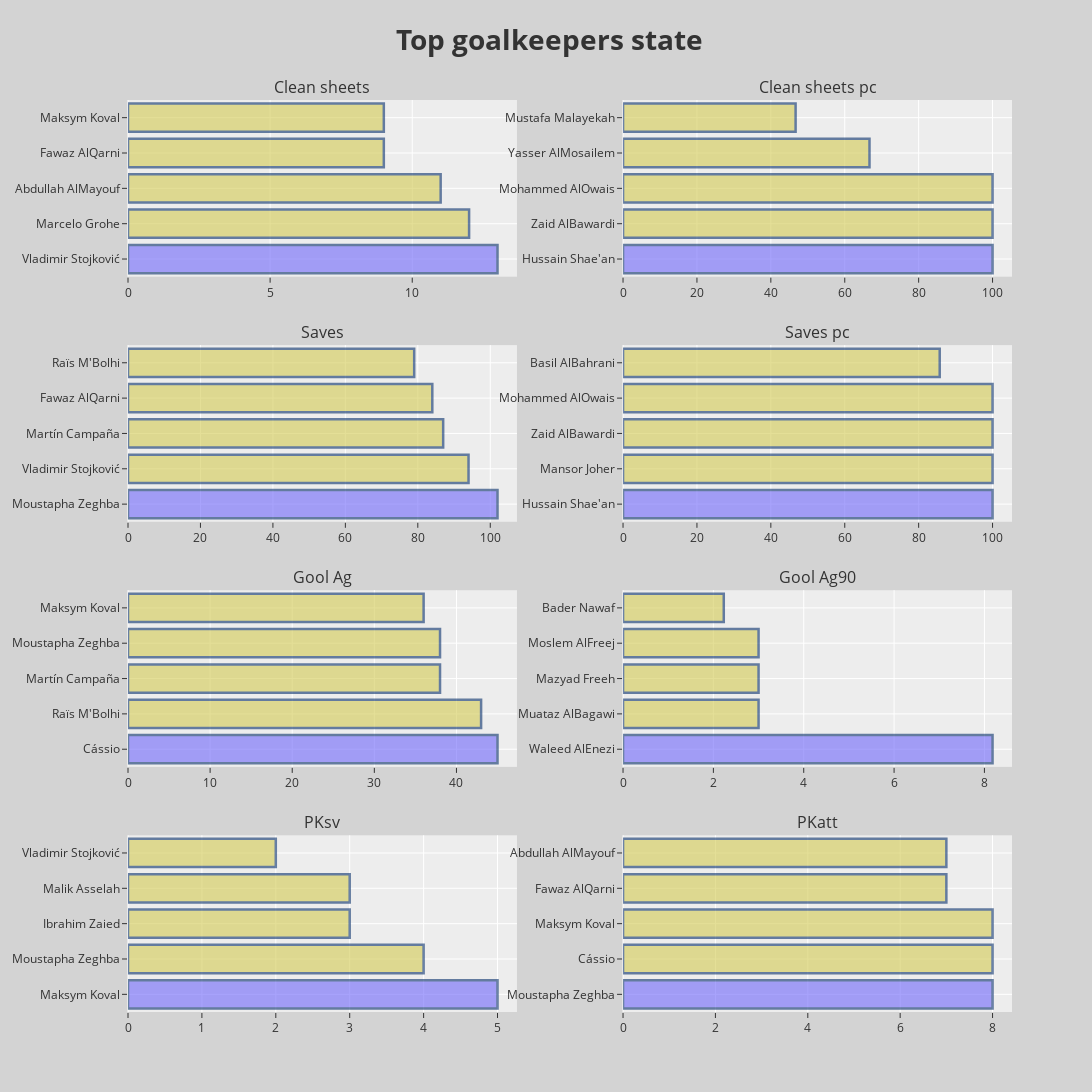

Notebook code for this chart:
### Code cell
head = 5
df1=gk21.sort_values(by='CS', ascending=False).head(head)
df2=gk21.sort_values(by='Saves', ascending=False).head(head)
df3=gk21.sort_values(by='GA', ascending=False).head(head)
df4=gk21.sort_values(by='PKsv', ascending=False).head(head)

df11=gk21.sort_values(by='CS%', ascending=False).head(head)
df12=gk21.sort_values(by='Save%', ascending=False).head(head)
df13=gk21.sort_values(by='GA90', ascending=False).head(head)
df14=gk21.sort_values(by='PKatt', ascending=False).head(head)

fig = make_subplots(
    rows=4, cols=2,
    subplot_titles=('Clean sheets', 'Clean sheets pc','Saves','Saves pc',
                    'Gool Ag', 'Gool Ag90','PKsv', 'PKatt'),
    horizontal_spacing = 0.12,
    vertical_spacing = 0.075)

fig.add_trace(go.Bar(
                y=df1["Player"], 
                x=df1['CS'],
                hovertext=df1['Squad'],
                orientation='h'),
                row=1, col=1)

fig.add_trace(go.Bar(
                y=df2["Player"], 
                x=df2['Saves'],
                hovertext=df2['Squad'],
                orientation='h'),
                row=2, col=1)

fig.add_trace(go.Bar(
                y=df3["Player"], 
                x=df3['GA'],
                hovertext=df3['Squad'],
                orientation='h'),
                row=3, col=1)

fig.add_trace(go.Bar(
                y=df4["Player"], 
                x=df4['PKsv'],
                hovertext=df4['Squad'],
                orientation='h'),
                row=4, col=1)


fig.add_trace(go.Bar(
                y=df11["Player"], 
                x=df11['CS%'],
                hovertext=df11['Squad'],
                orientation='h'),
                row=1, col=2)

fig.add_trace(go.Bar(
                y=df12["Player"], 
                x=df12['Save%'],
                hovertext=df12['Squad'],
                orientation='h'),
                row=2, col=2)

fig.add_trace(go.Bar(
                y=df13["Player"], 
                x=df13['GA90'],
                hovertext=df13['Squad'],
                orientation='h'),
                row=3, col=2)

fig.add_trace(go.Bar(
                y=df14["Player"], 
                x=df14['PKatt'],
                hovertext=df14['Squad'],
                orientation='h'),
                row=4, col=2)

fig.update_traces(marker_color= ['rgb(110,102,250)','rgb(210,202,82)','rgb(210,202,82)','rgb(210,202,82)',
                                 'rgb(210,202,82)',], marker_line_color='rgb(8,48,107)',
                  marker_line_width=2.5, opacity=0.6)
fig.update_layout(title_text='<b> Top goalkeepers state<b>', 
                  titlefont={'size':28},
                  title_x=0.5,
                  showlegend=False,
                  autosize=False, 
                  width=1300, 
                  height=1200,
                  template='ggplot2',
                  paper_bgcolor='lightgray',
                  #plot_bgcolor='lightgray',
                 )
fig.show()

### Figure 1 — Plotly figure (JSON) as saved in the notebook; plotly's stock layout.template omitted (floating-point values rounded to 4 significant figures)
{"data": [{"hovertext": ["Al-Fayha", "Al-Ittihad", "Al-Hilal", "Al-Shabab", "Al-Fateh"], "marker": {"color": ["rgb(110,102,250)", "rgb(210,202,82)", "rgb(210,202,82)", "rgb(210,202,82)", "rgb(210,202,82)"], "line": {"color": "rgb(8,48,107)", "width": 2.5}}, "opacity": 0.6, "orientation": "h", "type": "bar", "x": [13, 12, 11, 9, 9], "xaxis": "x", "y": ["Vladimir Stojković", "Marcelo Grohe", "Abdullah AlMayouf", "Fawaz AlQarni", "Maksym Koval"], "yaxis": "y"}, {"hovertext": ["Damac", "Al-Fayha", "Al-Batin", "Al-Shabab", "Al-Ettifaq"], "marker": {"color": ["rgb(110,102,250)", "rgb(210,202,82)", "rgb(210,202,82)", "rgb(210,202,82)", "rgb(210,202,82)"], "line": {"color": "rgb(8,48,107)", "width": 2.5}}, "opacity": 0.6, "orientation": "h", "type": "bar", "x": [102, 94, 87, 84, 79], "xaxis": "x3", "y": ["Moustapha Zeghba", "Vladimir Stojković", "Martín Campaña", "Fawaz AlQarni", "Raïs M'Bolhi"], "yaxis": "y3"}, {"hovertext": ["Al-Taawoun", "Al-Ettifaq", "Al-Batin", "Damac", "Al-Fateh"], "marker": {"color": ["rgb(110,102,250)", "rgb(210,202,82)", "rgb(210,202,82)", "rgb(210,202,82)", "rgb(210,202,82)"], "line": {"color": "rgb(8,48,107)", "width": 2.5}}, "opacity": 0.6, "orientation": "h", "type": "bar", "x": [45, 43, 38, 38, 36], "xaxis": "x5", "y": ["Cássio", "Raïs M'Bolhi", "Martín Campaña", "Moustapha Zeghba", "Maksym Koval"], "yaxis": "y5"}, {"hovertext": ["Al-Fateh", "Damac", "Al-Hazem", "Al-Hazem", "Al-Fayha"], "marker": {"color": ["rgb(110,102,250)", "rgb(210,202,82)", "rgb(210,202,82)", "rgb(210,202,82)", "rgb(210,202,82)"], "line": {"color": "rgb(8,48,107)", "width": 2.5}}, "opacity": 0.6, "orientation": "h", "type": "bar", "x": [5, 4, 3, 3, 2], "xaxis": "x7", "y": ["Maksym Koval", "Moustapha Zeghba", "Ibrahim Zaied", "Malik Asselah", "Vladimir Stojković"], "yaxis": "y7"}, {"hovertext": ["Al-Shabab", "Al-Shabab", "Al-Hilal", "Al-Ahli", "Al-Faisaly"], "marker": {"color": ["rgb(110,102,250)", "rgb(210,202,82)", "rgb(210,202,82)", "rgb(210,202,82)", "rgb(210,202,82)"], "line": {"color": "rgb(8,48,107)", "width": 2.5}}, "opacity": 0.6, "orientation": "h", "type": "bar", "x": [100, 100, 100, 66.7, 46.7], "xaxis": "x2", "y": ["Hussain Shae'an", "Zaid AlBawardi", "Mohammed AlOwais", "Yasser AlMosailem", "Mustafa Malayekah"], "yaxis": "y2"}, {"hovertext": ["Al-Shabab", "Abha", "Al-Shabab", "Al-Hilal", "Al-Fateh"], "marker": {"color": ["rgb(110,102,250)", "rgb(210,202,82)", "rgb(210,202,82)", "rgb(210,202,82)", "rgb(210,202,82)"], "line": {"color": "rgb(8,48,107)", "width": 2.5}}, "opacity": 0.6, "orientation": "h", "type": "bar", "x": [100, 100, 100, 100, 85.7], "xaxis": "x4", "y": ["Hussain Shae'an", "Mansor Joher", "Zaid AlBawardi", "Mohammed AlOwais", "Basil AlBahrani"], "yaxis": "y4"}, {"hovertext": ["Al-Fateh", "Al-Taawoun", "Al-Batin", "Al-Fayha", "Al-Ta'ee"], "marker": {"color": ["rgb(110,102,250)", "rgb(210,202,82)", "rgb(210,202,82)", "rgb(210,202,82)", "rgb(210,202,82)"], "line": {"color": "rgb(8,48,107)", "width": 2.5}}, "opacity": 0.6, "orientation": "h", "type": "bar", "x": [8.18, 3, 3, 3, 2.23], "xaxis": "x6", "y": ["Waleed AlEnezi", "Muataz AlBagawi", "Mazyad Freeh", "Moslem AlFreej", "Bader Nawaf"], "yaxis": "y6"}, {"hovertext": ["Damac", "Al-Taawoun", "Al-Fateh", "Al-Shabab", "Al-Hilal"], "marker": {"color": ["rgb(110,102,250)", "rgb(210,202,82)", "rgb(210,202,82)", "rgb(210,202,82)", "rgb(210,202,82)"], "line": {"color": "rgb(8,48,107)", "width": 2.5}}, "opacity": 0.6, "orientation": "h", "type": "bar", "x": [8, 8, 8, 7, 7], "xaxis": "x8", "y": ["Moustapha Zeghba", "Cássio", "Maksym Koval", "Fawaz AlQarni", "Abdullah AlMayouf"], "yaxis": "y8"}], "layout": {"annotations": [{"font": {"size": 16}, "showarrow": false, "text": "Clean sheets", "x": 0.22, "xanchor": "center", "xref": "paper", "y": 1, "yanchor": "bottom", "yref": "paper"}, {"font": {"size": 16}, "showarrow": false, "text": "Clean sheets pc", "x": 0.78, "xanchor": "center", "xref": "paper", "y": 1, "yanchor": "bottom", "yref": "paper"}, {"font": {"size": 16}, "showarrow": false, "text": "Saves", "x": 0.22, "xanchor": "center", "xref": "paper", "y": 0.7312, "yanchor": "bottom", "yref": "paper"}, {"font": {"size": 16}, "showarrow": false, "text": "Saves pc", "x": 0.78, "xanchor": "center", "xref": "paper", "y": 0.7312, "yanchor": "bottom", "yref": "paper"}, {"font": {"size": 16}, "showarrow": false, "text": "Gool Ag", "x": 0.22, "xanchor": "center", "xref": "paper", "y": 0.4625, "yanchor": "bottom", "yref": "paper"}, {"font": {"size": 16}, "showarrow": false, "text": "Gool Ag90", "x": 0.78, "xanchor": "center", "xref": "paper", "y": 0.4625, "yanchor": "bottom", "yref": "paper"}, {"font": {"size": 16}, "showarrow": false, "text": "PKsv", "x": 0.22, "xanchor": "center", "xref": "paper", "y": 0.1938, "yanchor": "bottom", "yref": "paper"}, {"font": {"size": 16}, "showarrow": false, "text": "PKatt", "x": 0.78, "xanchor": "center", "xref": "paper", "y": 0.1938, "yanchor": "bottom", "yref": "paper"}], "autosize": false, "height": 1200, "paper_bgcolor": "lightgray", "showlegend": false, "title": {"font": {"size": 28}, "text": "<b> Top goalkeepers state<b>", "x": 0.5}, "width": 1300, "xaxis": {"anchor": "y", "domain": [0, 0.44]}, "xaxis2": {"anchor": "y2", "domain": [0.56, 1]}, "xaxis3": {"anchor": "y3", "domain": [0, 0.44]}, "xaxis4": {"anchor": "y4", "domain": [0.56, 1]}, "xaxis5": {"anchor": "y5", "domain": [0, 0.44]}, "xaxis6": {"anchor": "y6", "domain": [0.56, 1]}, "xaxis7": {"anchor": "y7", "domain": [0, 0.44]}, "xaxis8": {"anchor": "y8", "domain": [0.56, 1]}, "yaxis": {"anchor": "x", "domain": [0.8063, 1]}, "yaxis2": {"anchor": "x2", "domain": [0.8063, 1]}, "yaxis3": {"anchor": "x3", "domain": [0.5375, 0.7312]}, "yaxis4": {"anchor": "x4", "domain": [0.5375, 0.7312]}, "yaxis5": {"anchor": "x5", "domain": [0.2687, 0.4625]}, "yaxis6": {"anchor": "x6", "domain": [0.2687, 0.4625]}, "yaxis7": {"anchor": "x7", "domain": [0, 0.1938]}, "yaxis8": {"anchor": "x8", "domain": [0, 0.1938]}}}
